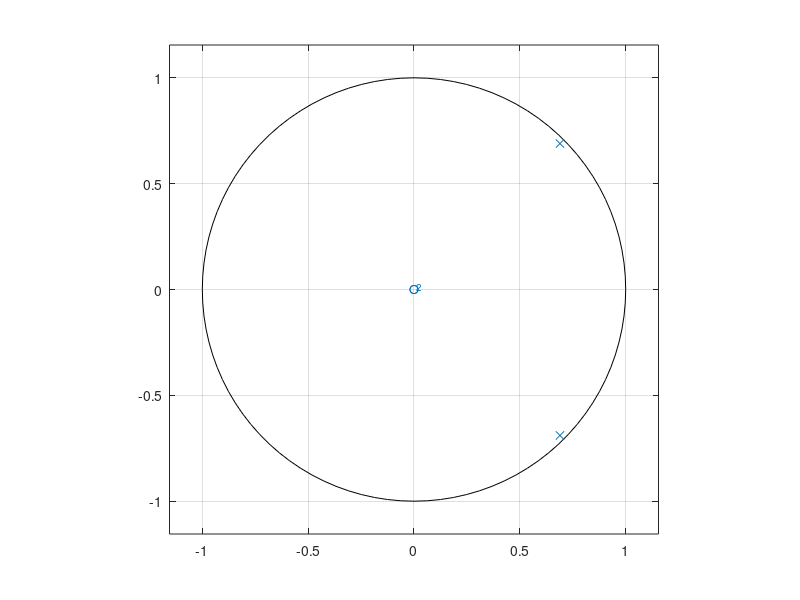
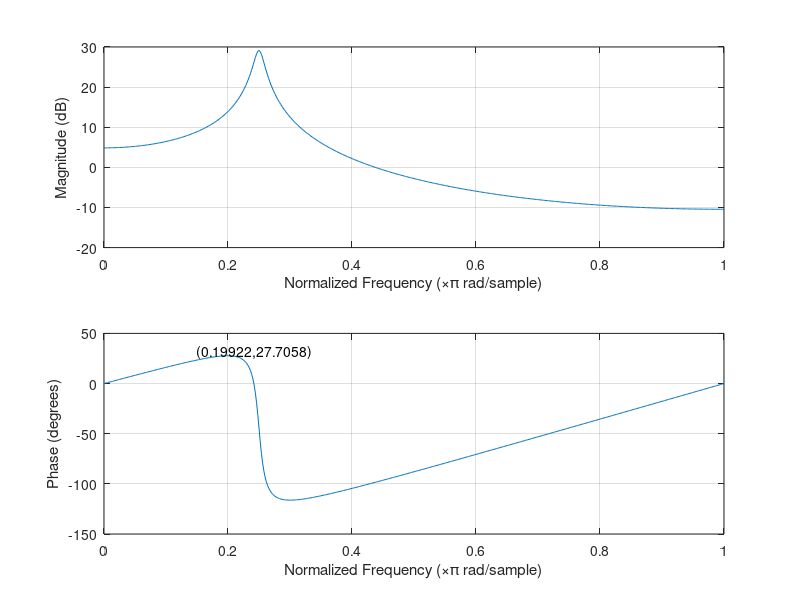
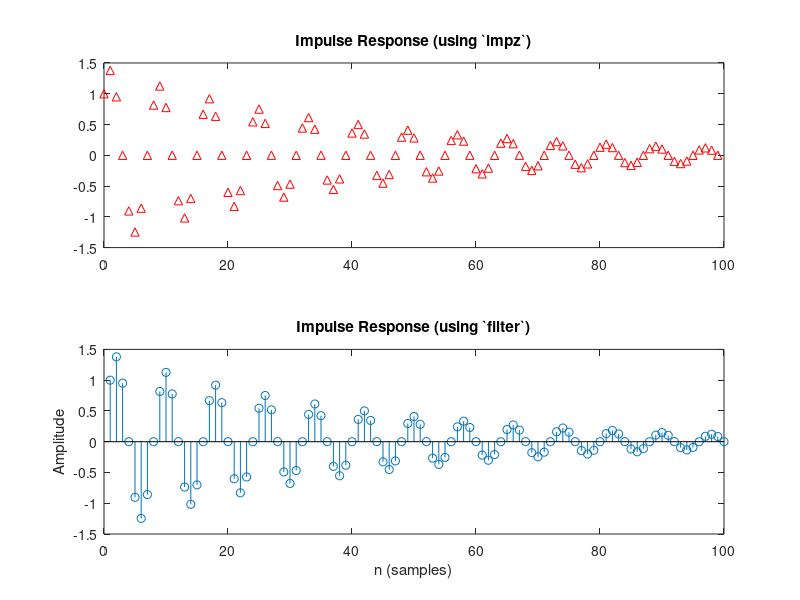

These figures' MATLAB source, in order:
close all;

% Define filter parameters
b = 1;
a = [1, -1.3789, 0.9506];

% Plot zeros and polars
figure;
zplane(b, a);

% Plot frequency response
figure;
freqz(b, a);
% Find maximum and mark it
h_line = findobj(gca, 'Type', 'line');
h = get(h_line, 'Ydata');
[h_max, idx] = max(h(1:length(h)-1));
w = get(h_line,'Xdata');
w_max = w(idx);
text(w_max-0.05, h_max + 4, ...
    ['(', num2str(w_max), ',', num2str(h_max), ')']);

% Use `impz` to draw impulse response
figure;
subplot(2, 1, 1);
impz(b, a, 100);
title('Impulse Response (using `impz`)');

% Use `filter` to draw impulse response
x = zeros(1,100);
x(1) = 1;
y = filter(b, a, x);
subplot(2, 1, 2);
stem([1:100], y);
title('Impulse Response (using `filter`)');
xlabel('n (samples)');
ylabel('Amplitude');
